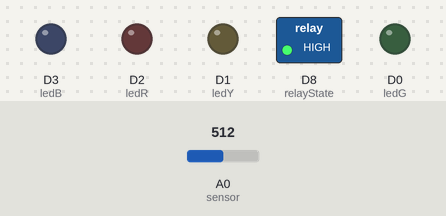
Recording of a sketch running on a simulated ESP8266 (NodeMCU). Shown: switched loads named in the sketch (green lamp = pin HIGH), output pins drawn as LEDs (lit = HIGH). Dashed ring = blinking. The inputs (shaded band) are chosen by the test bench; at power-on: A0 (sensor) = 512. WiFi joins after 1.5 s; servers stay silent unless stated; what the sketch prints to the serial monitor is not drawn.

Above: at 2.7 s.
2.8 s: A0 (sensor) set to 420
4.3 s: A0 (sensor) set to 392
At 5.2 s:
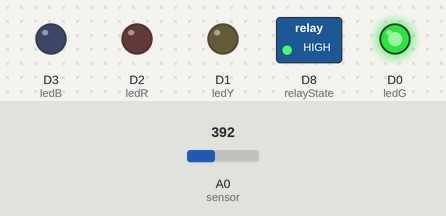
5.8 s: A0 (sensor) set to 218
7.3 s: A0 (sensor) set to 187
At 7.4 s:
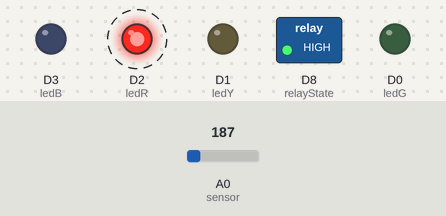
10.3 s: A0 (sensor) set to 716
At 11.2 s:
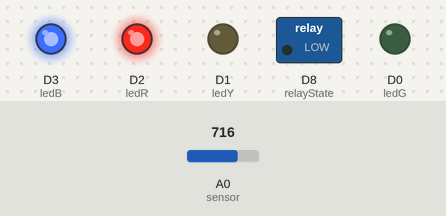
Timing chart, 0 to 13.0 s (numbered marks = the images above; inputs shaded):
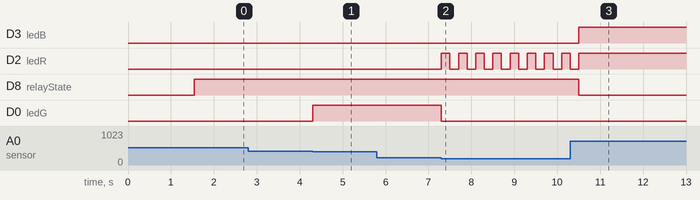

The sketch:

ESP8266Request.ino
```cpp
#include <ESP8266WiFi.h>
#include <WiFiClient.h>

/* WiFi*/
char ssid[] = "your_network_ssid";
char password[] = "your_network_password";

const char* host = "machine_ip"; //IP of the machine with the data storage system

#define sensor A0 // soil moisture sensor
const byte relayState = D8; // relay
const byte ledG = D0; // green led
const byte ledY = D1; // yellow led
const byte ledR = D2; // red led
const byte ledB = D3; // blue led

int moisture;

unsigned long previousTime = 0;
unsigned long period = 3600000;

void setup() {

  pinMode(sensor, INPUT);
  pinMode(relayState, OUTPUT);
  pinMode(ledG, OUTPUT);
  pinMode(ledY, OUTPUT);
  pinMode(ledR, OUTPUT);
  pinMode(ledB, OUTPUT);

  Serial.begin(9600);
  delay(10);

  conectaWiFi(ssid, password);

  digitalWrite(relayState, HIGH);

}

void loop() {

  moisture = analogRead(sensor);
  moisture = map(moisture, 1024, 0, 0, 100);

  if (moisture <= 40) {
    digitalWrite(ledR, HIGH);
    digitalWrite(ledB, HIGH);
    digitalWrite(ledG, LOW);
    digitalWrite(ledY, LOW);
    digitalWrite(relayState, LOW);
    delay(6000);
    digitalWrite(relayState, HIGH);
    digitalWrite(ledB, LOW);
    delay(3000);
  }

  else if ((moisture >= 50) && (moisture < 60)){
    digitalWrite(ledR, LOW);
    digitalWrite(ledG, LOW);
    digitalWrite(ledB, LOW);
    digitalWrite(relayState, HIGH);
  }

  else if((moisture >= 60) && (moisture < 80)) {
    digitalWrite(ledG, HIGH);
    digitalWrite(ledR, LOW);
    digitalWrite(ledY, LOW);
    digitalWrite(ledB, LOW);
    digitalWrite(relayState, HIGH);
  }

  else if(moisture >= 80){
    digitalWrite(ledR, HIGH);
    digitalWrite(ledG, LOW);
    digitalWrite(ledY, LOW);
    digitalWrite(ledB, LOW);
    digitalWrite(relayState, HIGH);
    delay(200);
    digitalWrite(ledR, LOW);
    delay(200);
  }

  sendData();

}

void sendData() {

  unsigned long currentTime = millis();

  if(currentTime - previousTime >= period){

    previousTime = currentTime;
    /*----------------- Enviando os dados para a aplicaçao web -----------------*/
    Serial.print("connecting to ");
    Serial.println(host);

    // Use WiFiClient class to create TCP connections
    WiFiClient client;

    const int port = 80;
    if (!client.connect(host, port)) {
      Serial.println("connection fail");
      return;
    }

    String url = "/salvar.php?";
      url += "moisture=";
      url += moisture;

    Serial.print("Requesting URL: ");
    Serial.println(url);

    // This will send a string to the server
    Serial.println("sending data to server");
    client.println(String("GET ") + url + " HTTP/1.1\r\n" +
                  "Host: " + host + "\r\n" +
                  "Connection: close\r\n\r\n");

    // wait for data to be available
    unsigned long timeout = millis();
    while (client.available() == 0) {
      if (millis() - timeout > 5000) {
        Serial.println(">>> Client Timeout !");
        client.stop();
        return;
      }
    }

    // Read all the lines of the reply from server and print them to Serial
    Serial.println("receiving from remote server");
    // not testing 'client.connected()' since we do not need to send data here
    while (client.available()) {
      char ch = static_cast<char>(client.read());
      Serial.print(ch);
    }

    // Close the connection
    Serial.println();
    Serial.println("completed connection");
    Serial.println();
    Serial.println();

    client.stop();

    delay(10);
  }
}

void conectaWiFi(char SSID[], char PASSWORD[]){

  Serial.print("connecting to network: ");
  Serial.println(SSID);

  WiFi.begin(SSID, PASSWORD);

  while(WiFi.status() != WL_CONNECTED ){
    delay(500);
    Serial.print(".");
  }

  Serial.println(" ");
  Serial.println("Connected!");
  Serial.println("IP address: ");
  Serial.println(WiFi.localIP());
  Serial.println("-------------------- x --------------------");
  Serial.println(" ");
}
```

Measured:
- the behaviour switches between 405 and 404 on A0 (sensor) (found by bisection; images 0 and 1)
- the behaviour switches between 200 and 199 on A0 (sensor) (found by bisection; images 1 and 2)
- after the input at 2.8 s, every drawn part: stays the same
- after the input at 4.3 s, D0 (ledG): LOW → HIGH at once
- after the input at 5.8 s, every drawn part: stays the same
- after the input at 7.3 s, D2 (ledR): alternates HIGH for 0.20 s and LOW for 0.20 s, starting at once; D0 (ledG): HIGH → LOW at once
- after the input at 10.3 s, D3 (ledB): LOW → HIGH after 0.20 s; D2 (ledR): goes on until 10.5 s, then stays HIGH; D8 (relayState): HIGH → LOW after 0.20 s
